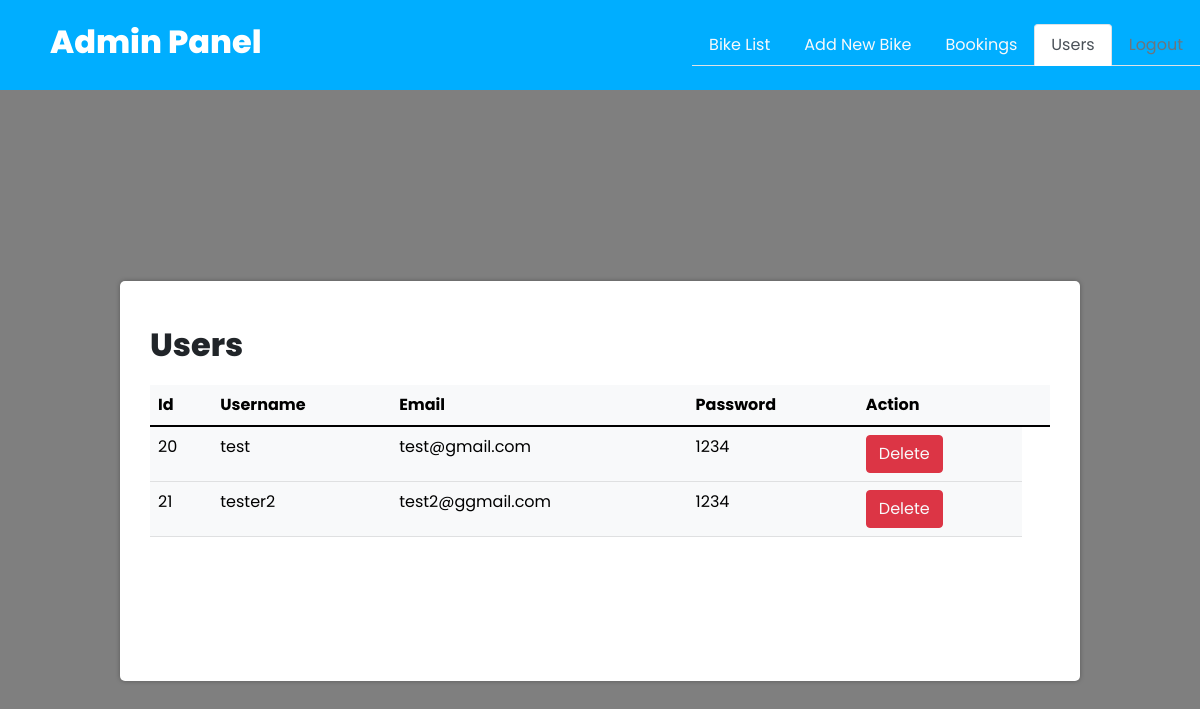
Screenshot of /bike-rental-project/adminusers.php (signed in) with the database file from the repository.
### tables this page shows
CREATE TABLE `users` (
  `id` int(11) NOT NULL,
  `username` varchar(255) NOT NULL,
  `email` varchar(255) NOT NULL,
  `password` varchar(255) NOT NULL
);

### bike-rental-project/adminusers.php (the view, shortened to what this page needs)
<?php
include 'config.php';
?>
<!DOCTYPE html>
<html lang="en">
<head>
<link href="https://cdn.jsdelivr.net/npm/bootstrap@5.1.3/dist/css/bootstrap.min.css" rel="stylesheet">
	<link rel="stylesheet" href="https://stackpath.bootstrapcdn.com/font-awesome/4.7.0/css/font-awesome.min.css">
	<link rel="stylesheet" type="text/css" href="style.css">
</head>
<body>
<nav class="navbar fixed-top " style="background-color:#00aeff;">
  <p class="login-text" style="font-size: 2rem; font-weight: 800; color:white; margin-left:50px; margin-top:10px; ">Admin Panel</p>
  <ul class="nav nav-tabs">
  <li class="nav-item">
    <a class="nav-link text-light " href="adminpanel.php">Bike List</a>
  </li>
  <li class="nav-item">
    <a class="nav-link text-light" href="update.php">Add New Bike</a>
  </li>
  <li class="nav-item">
    <a class="nav-link text-light" href="adminbookings.php">Bookings</a>
  </li>
  <li class="nav-item">
    <a class="nav-link active" href="adminusers.php">Users</a>
  </li>
  <li class="nav-item">
    <a class="nav-link text-muted" href="logoutadmin.php">Logout</a>
  </li>
</ul>
</nav><br>
<div class="tablecontainer">
<p class="login-text" style="font-size: 2rem; font-weight: 800;">Users</p>
            <table class="table table-light">
            <thead><tr>
                <th>Id</th>
                <th>Username</th>
                <th>Email</th>
                <th>Password</th>
                <th>Action<th></tr>
            </thead>
            <tbody>
                <?php
                        $selection = "SELECT * FROM users LIMIT 20";
                        $selectionresult=mysqli_query($conn,$selection);
                        if($selectionresult){
                        while($rows =mysqli_fetch_assoc($selectionresult)){
                                $id=$rows['id'];
                                $username=$rows['username'];
                                $email=$rows['email'];
                                $password=$rows['password'];
                                echo '
                                <tr>
                        <td>'.$id.' </td>
                        <td> '.$username.'</td>
                        <td> '.$email.'</td>
                        <td> '.$password.'</td>
                        <td><button type="submit" name="delete" class="btn btn-danger" ><a href="delete.php?deleteuserid='.$id.'" style="text-decoration:none;" class="text-light">Delete</a></button>
                        </td>
                    </tr>';
                        }
                        }?>
            </tbody>
            </table>
</div>
</body>
</html>

### bike-rental-project/style.css (style rules this page uses)
* { margin: 0; padding: 0; box-sizing: border-box; font-family: 'Poppins', sans-serif; }
body { padding-top: 70px; width: 100%; min-height: 100vh; background-image: linear-gradient(rgba(0,0,0,.5), rgba(0,0,0,.5)), url(bg.jpg); background-position: center; background-size: cover; display: flex; flex-direction: column; justify-content: space-evenly; align-items: center; }
.tablecontainer { margin: 50px; width: 80%; background: #FFF; min-height: 400px; border-radius: 5px; box-shadow: 0 0 5px rgba(0,0,0,.3); padding: 40px 30px; }

### rows the page displays
users: id "20", username "test", email "test@gmail.com", password "1234"
users: id "21", username "tester2", email "test2@ggmail.com", password "1234"
